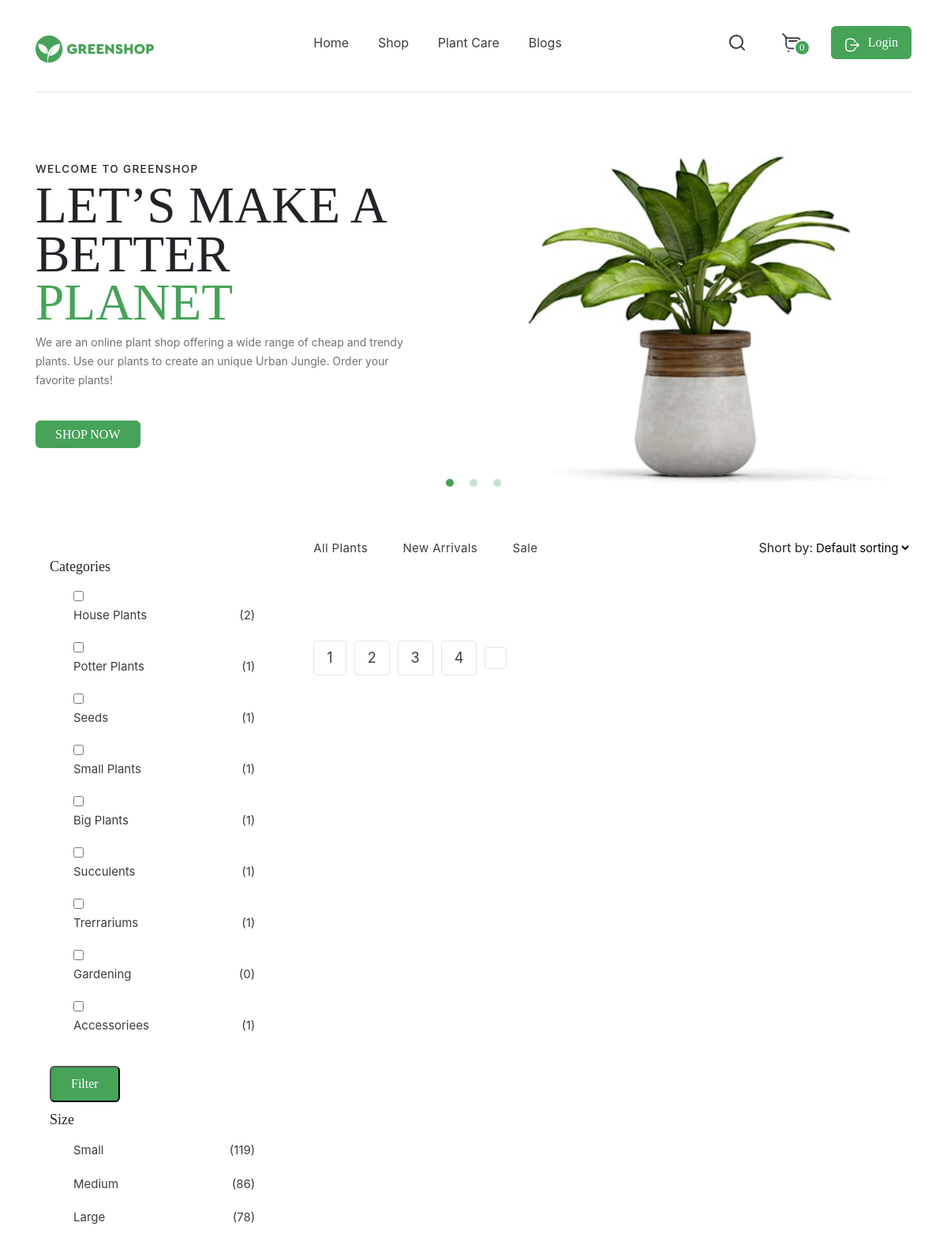
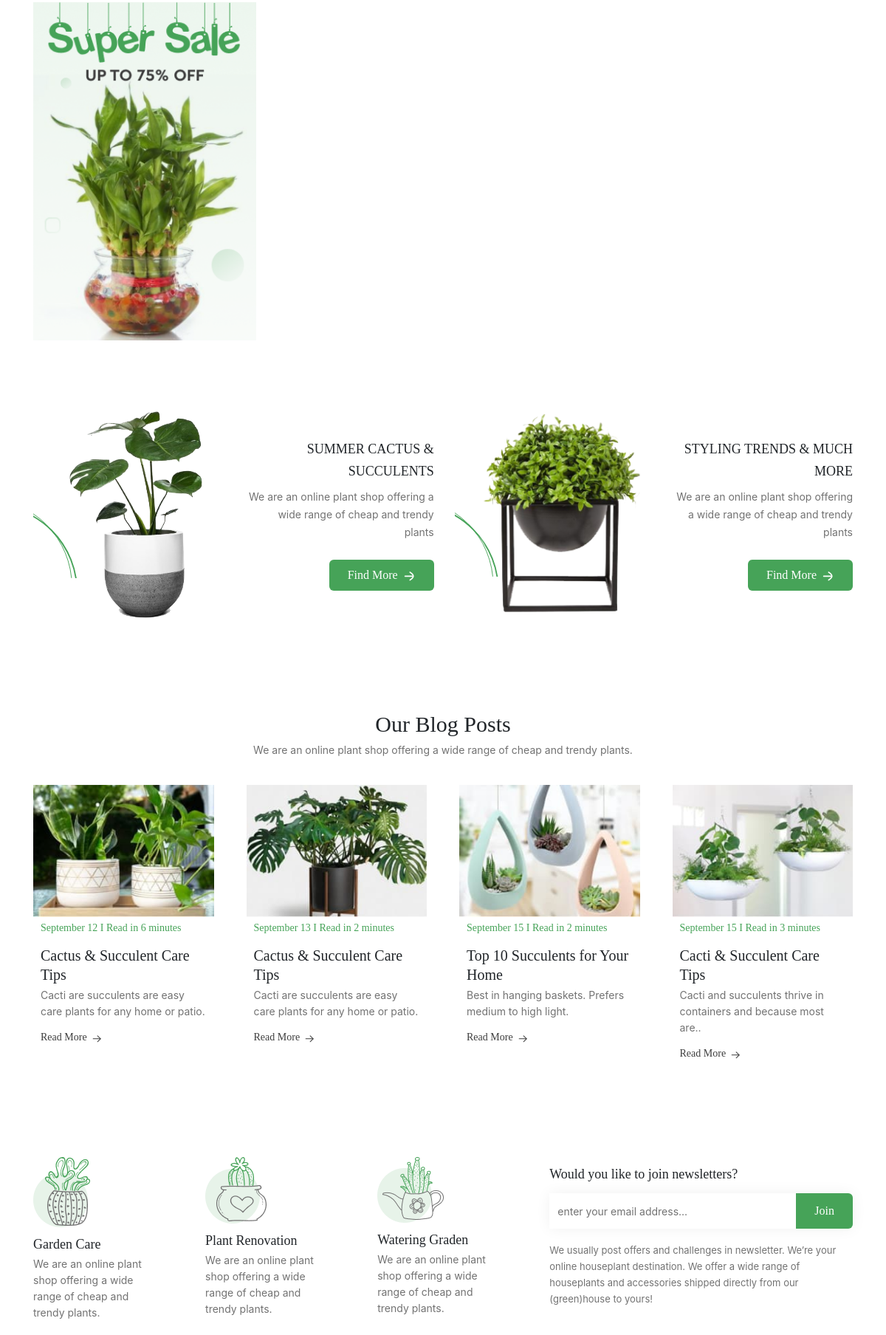
/filter/ (upper part), run on the app's committed database (2 pictures, top to bottom).
### store/models.py (models this page shows, shortened)
class Category(models.Model):
    name = models.CharField("Категория", max_length=150)
    url = models.SlugField(max_length=120, unique=True)
    class Meta:
        verbose_name = "Категория"
        verbose_name_plural = "Категории"

### store/views.py (the view)
# urls.py: path("filter/", views.FilterFlowersView.as_view(), name='filter'),
class FilterFlowersView(CategoryFilter, ListView, Counter, FlowersAll):
   def get_queryset(self):
        queryset = Flowers.objects.filter(category__in=self.request.GET.getlist("category"))
        return queryset

### store/views.py (called while the page is built)
    def increment(self):
        self.count += 1
        return ''

    def update_count(self):
        self.count = 0
        return ''

    def get_category(self):
        return Category.objects.all()

    def get_flowers_all(self):
          return Flowers.objects.all()

### templates/store/flowers_list.html (shortened to what this page needs)
{% extends 'base.html' %}
{% load static %}
{% block content  %}
    <main class="main">
        <section class="slider">
            <div class="container">
                <div class="slider__inner">
                    <div class="slider__item">
                        <div class="slider__text-container">
                            <h3 class="slider__text">Welcome to GreenShop</h3>
                            <h1 class="slider__title">LET’S MAKE A BETTER <span class="highlight">PLANET</span></h1>
                            <p class="slider__subtitle">We are an online plant shop offering a wide range of cheap and trendy plants. Use our plants to create an unique Urban Jungle. Order your favorite plants!</p>
                            <a href="s" class="slider__button button">SHOP NOW</a>
                        </div>
                        <img src="{% static 'images/sliderPlant.jpg' %}" alt="" class="slider__img">
                    </div>
                </div>
            </div>
        </section>
        <section class="product-menu">
            <div class="container">
                <div class="product-menu__inner">
                    <aside class="filter-bar">
                        <form action="{% url 'filter' %}" method="get">
                            <div class="filter-bar__wrapper" id="filter-bar__wrapper">
                                <div class="filter-bar__category">
                                    <h3 class="filter-bar__title">Categories</h3>
                                    <ul class="filter-bar__list">
                                    {% for category in view.get_category %}
                                            <li class="filter-bar__list-item">
                                                <input type="checkbox" class="checked" name="category" value="{{ category.id }}">
                                                <a href="" class="filter-bar__list-link">
                                                  {{ category.name }}
                                                    <span class="filter-bar__list-counter">{{view.count}}</span>
                                                </a>
                                            </li>
                                    {% endfor %}
                                    </ul>
                                    <button href="#" class="filter-bar__button button">Filter</button>
                                </div>
                                <div class="filter-bar__category">
                                    <h3 class="filter-bar__title">Size</h3>
                                    <ul class="filter-bar__list">
                                            <li class="filter-bar__list-item">
                                                <a href="#" class="filter-bar__list-link">
                                                    Small<span class="filter-bar__list-counter">119</span>
                                                </a>
                                            </li>
                                            <li class="filter-bar__list-item">
                                                <a href="#" class="filter-bar__list-link">
                                                    Medium<span class="filter-bar__list-counter">86</span>
                                                </a>
                                            </li>
                                            <li class="filter-bar__list-item">
                                                <a href="#" class="filter-bar__list-link">
                                                    Large<span class="filter-bar__list-counter">78</span>
                                                </a>
                                            </li>
                                    </ul>
                                </div>
                            </div>
                        </form>
                        <a href="#" class="filter-bar__sale">
                            <img src="{% static 'images/Sale.png' %}" alt="Sale" class="filter-bar__img">
                        </a>
                    </aside>
                    <div class="product">
                        <div class="sort-type">
                            <ul class="sort-type__list">
                                <li class="sort-type__list-item">
                                    <a href="#" class="sort-type__list-link">All Plants</a>
                                </li>
                                <li class="sort-type__list-item">
                                    <a href="#" class="sort-type__list-link">New Arrivals</a>
                                </li>
                                <li class="sort-type__list-item">
                                    <a href="#" class="sort-type__list-link">Sale</a>
                                </li>
                            </ul>
                            <p class="sort-type__select-title">Short by:
                                <select name="sort-by" id="sort-type__select" class="sort-type__select">
                                    <option value="1">Default sorting</option>
                                </select>
                            </p>
                        </div>
                        <div class="product__wrapper">
                        <div class="page-counter">
                            <ul class="page-counter__list">
                                <li class="page-counter__list-item">
                                    <a href="#" class="page-counter__list-link">1</a>
                                </li>
                                <li class="page-counter__list-item">
                                    <a href="#" class="page-counter__list-link">2</a>
                                </li>
                                <li class="page-counter__list-item">
                                    <a href="#" class="page-counter__list-link">3</a>
                                </li>
                                <li class="page-counter__list-item">
                                    <a href="#" class="page-counter__list-link">4</a>
                                </li>
                                <li class="page-counter__list-item">
                                </li>
                            </ul>
                        </div>
                    </div>
                </div>
            </div>
        </section>
        <section class="news">
            <div class="container">
                <div class="news__inner">
                    <div class="news__wrapper">
                        <img src="{% static 'images/news1.png' %}" alt="Plant" class="news__img">
                        <div class="news__text-wrapper">
                            <h3 class="news__title">Summer cactus & succulents</h3>
                            <p class="news__text">We are an online plant shop offering a wide range of cheap and trendy plants</p>
                            <a href="#" class="news__button button">Find More<img src="{% static 'images/ArrowRight.svg' %}" alt="Arrow"></a>
                        </div>
                    </div>
                    <div class="news__wrapper">
                        <img src="{% static 'images/news2.png' %}" alt="Plant" class="news__img">
                        <div class="news__text-wrapper">
                            <h3 class="news__title">Styling Trends & much more</h3>
                            <p class="news__text">We are an online plant shop offering a wide range of cheap and trendy plants</p>
                            <a href="#" class="news__button button">Find More<img src="{% static 'images/ArrowRight.svg' %}" alt="Arrow"></a>
                        </div>
                    </div>
                </div>
            </div>
        </section>
        <section class="blog">
            <div class="container">
                <div class="blog__inner">
                    <h2 class="blog__title">Our Blog Posts</h2>
                    <p class="blog__subtite">We are an online plant shop offering a wide range of cheap and trendy plants. </p>
                    <div class="blog__wrapper">
                        <div class="blog-card">
                            <img src="{% static 'images/blogCards1.jpg' %}" alt="Plant" class="blog-card__img">
                            <div class="blog-card__text-wrapper">
                                <p class="blog-card__text highlight">September 12  I Read in 6 minutes</p>
                                <h3 class="blog-card__title">Cactus & Succulent Care Tips</h3>
                                <p class="blog-card__subtitle">Cacti are succulents are easy care plants for any home or patio. </p>
                                <a href="#" class="blog-card__more-button">Read More <img src="{% static 'images/ArrowRightDark.svg' %}" alt=""></a>
                            </div>
                        </div>
                        <div class="blog-card">
                            <img src="{% static 'images/blogCards2.jpg' %}" alt="Plant" class="blog-card__img">
                            <div class="blog-card__text-wrapper">
                                <p class="blog-card__text highlight">September 13  I Read in 2 minutes</p>
                                <h3 class="blog-card__title">Cactus & Succulent Care Tips</h3>
                                <p class="blog-card__subtitle">Cacti are succulents are easy care plants for any home or patio. </p>
                                <a href="#" class="blog-card__more-button">Read More <img src="{% static 'images/ArrowRightDark.svg' %}" alt=""></a>
                            </div>
                        </div>
                        <div class="blog-card">
                            <img src="{% static 'images/blogCards3.jpg' %}" alt="Plant" class="blog-card__img">
                            <div class="blog-card__text-wrapper">
                                <p class="blog-card__text highlight">September 15  I Read in 2 minutes</p>
                                <h3 class="blog-card__title">Top 10 Succulents for Your Home</h3>
                                <p class="blog-card__subtitle">Best in hanging baskets. Prefers medium to high light.</p>
                                <a href="#" class="blog-card__more-button">Read More <img src="{% static 'images/ArrowRightDark.svg' %}" alt=""></a>
                            </div>
                        </div>
                        <div class="blog-card">
                            <img src="{% static 'images/blogCards4.jpg' %}" alt="Plant" class="blog-card__img">
                            <div class="blog-card__text-wrapper">
                                <p class="blog-card__text highlight">September 15  I Read in 3 minutes</p>
                                <h3 class="blog-card__title">Cacti & Succulent Care Tips</h3>
                                <p class="blog-card__subtitle">Cacti and succulents thrive in containers and because most are..</p>
                                <a href="#" class="blog-card__more-button">Read More <img src="{% static 'images/ArrowRightDark.svg' %}" alt=""></a>
                            </div>
                        </div>
                    </div>
                </div>
            </div>
        </section>
    </main>
{% endblock content %}

### data on the page
Category: name "House Plants", count "2"
Category: name "Potter Plants", count "1"
Category: name "Seeds", count "1"
Category: name "Small Plants", count "1"
Category: name "Big Plants", count "1"
Category: name "Succulents", count "1"
Category: name "Trerrariums", count "1"
Category: name "Gardening", count "0"
Category: name "Accessoriees", count "1"
